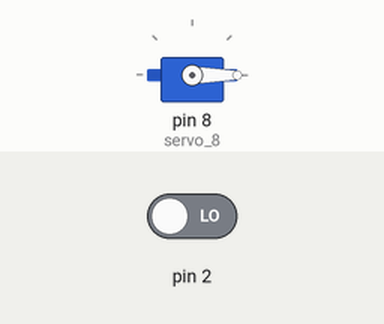
The sketch below on a simulated Arduino Uno, built with avr-gcc and run on an emulated ATmega328P. Shown: servo. The inputs (shaded band) are chosen by the test bench; at power-on: pin 2 LOW.

Above: at 1.2 s.
1.3 s: pin 2 driven HIGH
At 2.5 s:
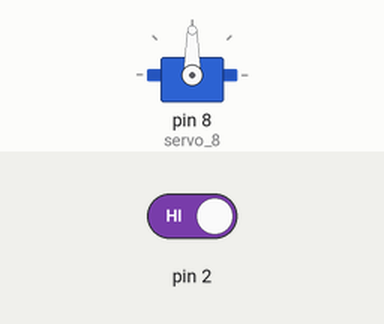
Timing chart, 0 to 4.3 s (numbered marks = the images above; inputs shaded):
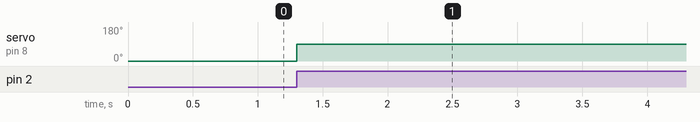

Measured:
- after the input at 1.3 s, servo on pin 8 (servo_8): 0° → 90° at once

The sketch:

_7.ino
```cpp
#include <Servo.h>

Servo servo_8;

void setup(){
	pinMode(2, INPUT);
	servo_8.attach(8);
}

void loop(){
	if (digitalRead(2) == HIGH)
	{
		servo_8.write(90);
		delay(5000); // Wait for 5000 millisecond(s)
	}
	else
		servo_8.write(0);
}
```
